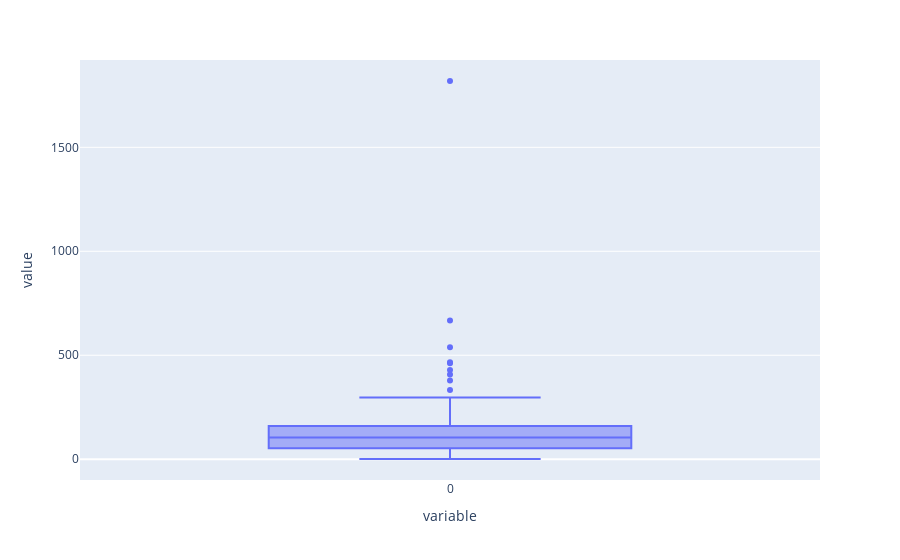

Notebook source saved alongside this figure:
### Code cell
outputs_lengths = [len(x) for x in train_val_df['input_text_y']]

max_length_answer = 297
# max_length_answer = round(np.quantile(list(set(outputs_lengths)), .75))
print(f'Max length (3rd quantile):{max_length_answer}')

fig_inputs = px.box(list(set(outputs_lengths)))
fig_inputs.show()

### Figure 1 — Plotly figure (JSON) as saved in the notebook; plotly's stock layout.template omitted (floating-point values rounded to 4 significant figures; data arrays with more than 128 entries replaced by an {"elided": "..."} marker saying what was removed)
{"data": [{"alignmentgroup": "True", "hovertemplate": "variable=%{x}<br>value=%{y}<extra></extra>", "legendgroup": "", "marker": {"color": "#636efa"}, "name": "", "notched": false, "offsetgroup": "", "orientation": "v", "showlegend": false, "type": "box", "x": {"elided": "209 str values"}, "x0": " ", "xaxis": "x", "y": {"elided": "209 int values"}, "y0": " ", "yaxis": "y"}], "layout": {"boxmode": "group", "legend": {"tracegroupgap": 0}, "margin": {"t": 60}, "xaxis": {"anchor": "y", "domain": [0, 1], "title": {"text": "variable"}}, "yaxis": {"anchor": "x", "domain": [0, 1], "title": {"text": "value"}}}}
